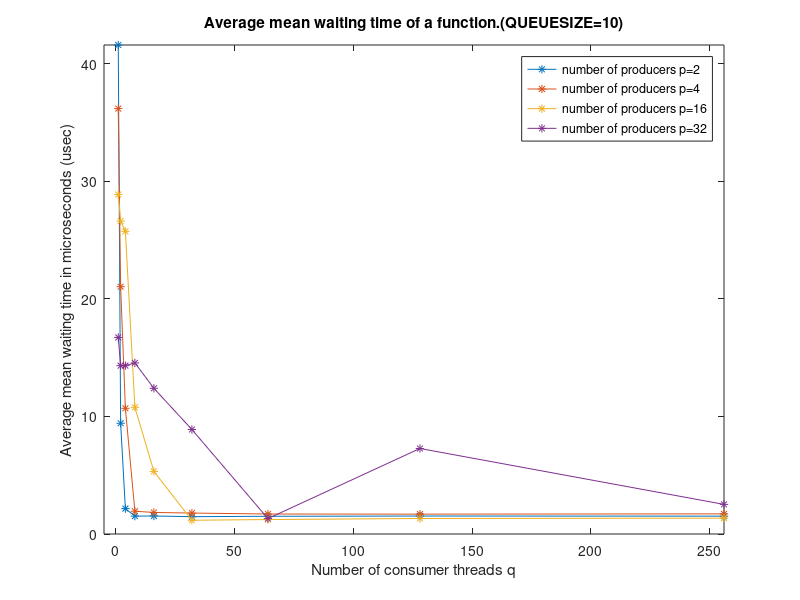

The MATLAB script that drew this image:
%% Graphs for the multiple prod-cons mean waiting time measurements ,QUEUESIZE=10

data = importdata('data_original.csv');

figure(1);

plotYmax=1800000;
plotYmin=0;
xMax=inf;
% % %plotting Q=1
% dataToShow=data(:,1)==1 & data(:,3)<=plotYmax & data(:,3)>=plotYmin & data(:,2)<=xMax;
% plot(data(dataToShow,2), data(dataToShow,3),'-*');
% hold on;
% 
%plotting Q=2
dataToShow=data(:,1)==2 & data(:,3)<=plotYmax & data(:,3)>=plotYmin& data(:,2)<=xMax;
plot(data(dataToShow,2), data(dataToShow,3),'-*');
hold on;

%plotting Q=4
dataToShow=data(:,1)==4 & data(:,3)<=plotYmax & data(:,3)>=plotYmin& data(:,2)<=xMax;
plot(data(dataToShow,2), data(dataToShow,3),'-*');
hold on;
% %plotting Q=8
% dataToShow=data(:,1)==8 & data(:,3)<=plotYmax & data(:,3)>=plotYmin& data(:,2)<=xMax;
% plot(data(dataToShow,2), data(dataToShow,3),'-*');
% hold on;

%plotting Q=16
dataToShow=data(:,1)==16 & data(:,3)<=plotYmax & data(:,3)>=plotYmin& data(:,2)<=xMax;
plot(data(dataToShow ,2), data(dataToShow,3),'-*');
axis([-5 inf 0 inf])
hold on;
% 
% %plotting Q=32
dataToShow=data(:,1)==32 & data(:,3)<=plotYmax & data(:,3)>=plotYmin& data(:,2)<=xMax;
plot(data(dataToShow ,2), data(dataToShow ,3),'-*');

hold on;

% % plotting Q=64
% dataToShow=data(:,1)==64 & data(:,3)<=plotYmax & data(:,3)>=plotYmin& data(:,2)<=xMax;
% plot(data(dataToShow,2), data(dataToShow,3),'-*');
% hold on;

% legend("number of producers p=1", "number of producers p=2","number of producers p=4", ...
% "number of producers p=8","number of producers p=16","number of producers p=32",...
% "number of producers p=64");
legend("number of producers p=2","number of producers p=4", ...
"number of producers p=16","number of producers p=32");

title("Average mean waiting time of a function.(QUEUESIZE=10)");
xlabel("Number of consumer threads q");
ylabel("Average mean waiting time in microseconds (usec)");